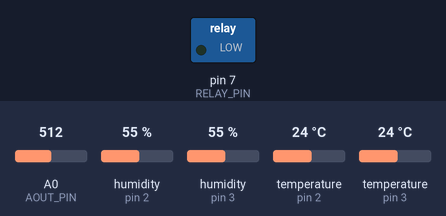
Bench run of a sketch on a simulated Arduino Uno, built with avr-gcc and run on an emulated ATmega328P. On the bench: switched loads named in the sketch (green lamp = pin HIGH). Inputs (shaded band) come from the test bench; at power-on: A0 (AOUT_PIN) = 512, humidity (sensors on pin 2, pin 3) 55 %, temperature (sensors on pin 2, pin 3) 24 °C. No radio packets arrive unless stated; what the sketch prints to the serial monitor is not drawn.

Above: at 2.5 s.
At 20.0 s:
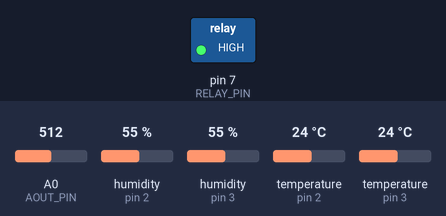
Timing chart, 0 to 117.0 s (numbered marks = the images above):
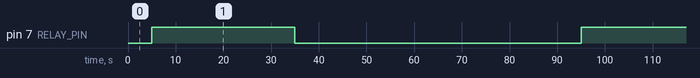

The sketch:

unoRelayControll433mhz.ino
```cpp
#include "DHT.h"
#include <RH_ASK.h>
#include <SPI.h>

#define DHT22_inside_PIN 2
#define DHT22_outside_PIN 3
#define AOUT_PIN A0
#define RELAY_PIN 7
#define DATA_PIN 12

// Control variables
const unsigned long interval = 5000; // 5 seconds interval for sensor readings
const unsigned long dayInterval = 86400000; // 24 hours interval
const unsigned long twoDayInterval = 172800000; // 48 hours interval
const unsigned long maxRelayOpenTime = 30000; // Maximum time the relay can stay open (30 seconds)
const unsigned long minRelayOpenTime = 20000; // Minimum time the relay should stay open (20 seconds)
const unsigned long relayWaitTime = 60000; // Time to wait after the relay turns off (1 minute)
const int openMoistureThreshold = 420; // Moisture level to open the relay
const int closeMoistureThreshold = 350; // Moisture level to close the relay

// DHT sensors
DHT dht22_inside(DHT22_inside_PIN, DHT22);
DHT dht22_outside(DHT22_outside_PIN, DHT22);

// RF driver
RH_ASK rf_driver;

int cycles_per_day = 0;
unsigned long lastTime = 0;
unsigned long relay_timer_start = 0;
unsigned long lastRelayActivation = 0; // Track the last time the relay was activated
unsigned long wait_timer_start = 0; // Track the start of the waiting period
int wait_cycles = 0; // Track the number of wait cycles

enum State { CHECK_MOISTURE, RUN_RELAY, WAIT, FINAL_WAIT };
State currentState = CHECK_MOISTURE;

void setup() {
  pinMode(RELAY_PIN, OUTPUT);
  Serial.begin(9600);
  dht22_inside.begin();
  dht22_outside.begin();
  rf_driver.init();
  lastRelayActivation = millis(); // Initialize the last relay activation time
}

void loop() {
  unsigned long currentTime = millis();

  if (currentTime - lastTime >= interval) {
    lastTime = currentTime;

    int moisture = analogRead(AOUT_PIN);
    float humi_inside  = dht22_inside.readHumidity();
    float tempC_inside = dht22_inside.readTemperature();
    float humi_outside  = dht22_outside.readHumidity();
    float tempC_outside = dht22_outside.readTemperature();

    // Check if 48 hours have passed since the last relay activation
    if (currentTime - lastRelayActivation >= twoDayInterval) {
      cycles_per_day = 0;
      currentState = RUN_RELAY;
    }

    switch (currentState) {
      case CHECK_MOISTURE:
        if (moisture > openMoistureThreshold && cycles_per_day == 0) {
          digitalWrite(RELAY_PIN, HIGH);
          relay_timer_start = currentTime;
          currentState = RUN_RELAY;
        }
        break;

      case RUN_RELAY:
        if ((currentTime - relay_timer_start >= maxRelayOpenTime) ||
            (moisture <= closeMoistureThreshold && currentTime - relay_timer_start >= minRelayOpenTime)) {
          digitalWrite(RELAY_PIN, LOW);
          wait_timer_start = currentTime;
          currentState = WAIT;
        }
        break;

      case WAIT:
        if (currentTime - wait_timer_start >= relayWaitTime) {
          if (moisture > openMoistureThreshold && wait_cycles < 2) {
            digitalWrite(RELAY_PIN, HIGH);
            relay_timer_start = currentTime;
            currentState = RUN_RELAY;
            wait_cycles++;
          } else {
            currentState = FINAL_WAIT;
            wait_timer_start = currentTime;
          }
        }
        break;

      case FINAL_WAIT:
        if (currentTime - wait_timer_start >= relayWaitTime) {
          cycles_per_day = 1;
          lastRelayActivation = currentTime; // Update the last relay activation time
          currentState = CHECK_MOISTURE;
          wait_cycles = 0; // Reset the wait cycles
        }
        break;
    }

    // Reset cycles_per_day after a full day
    if (currentTime - lastRelayActivation >= dayInterval) {
      cycles_per_day = 0;
    }

    String radio_msg = String(tempC_inside) + ";" + String(humi_inside) + ";" + String(tempC_outside) + ";" + String(humi_outside) + ";" + String(moisture) + ";" + String(cycles_per_day);
    rf_driver.send((uint8_t*)radio_msg.c_str(), radio_msg.length() + 1);
    rf_driver.waitPacketSent();

    Serial.print("Temperature Inside: " + String(tempC_inside) + " ");
    Serial.print("Humidity Inside: " + String(humi_inside) + " ");
    Serial.print("Temperature Outside: " + String(tempC_outside) + " ");
    Serial.print("Humidity Outside: " + String(humi_outside) + " ");
    Serial.print("Timer: " + String(currentTime) + " ");
    Serial.println("Soil Moisture: " + String(moisture) + " Cycles: " + String(cycles_per_day));
  }
}
```

Measured:
- by itself, pin 7 (RELAY_PIN): alternates HIGH for 30.0 s and LOW for 60.0 s
